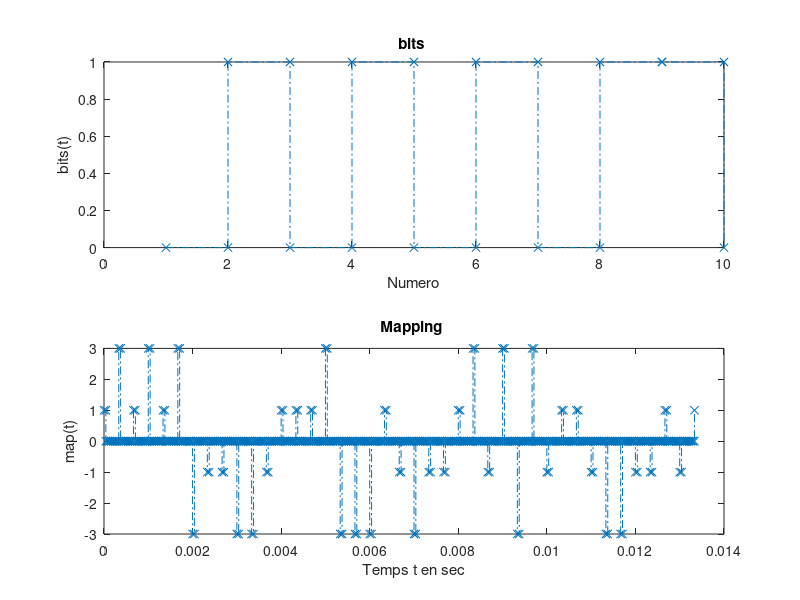
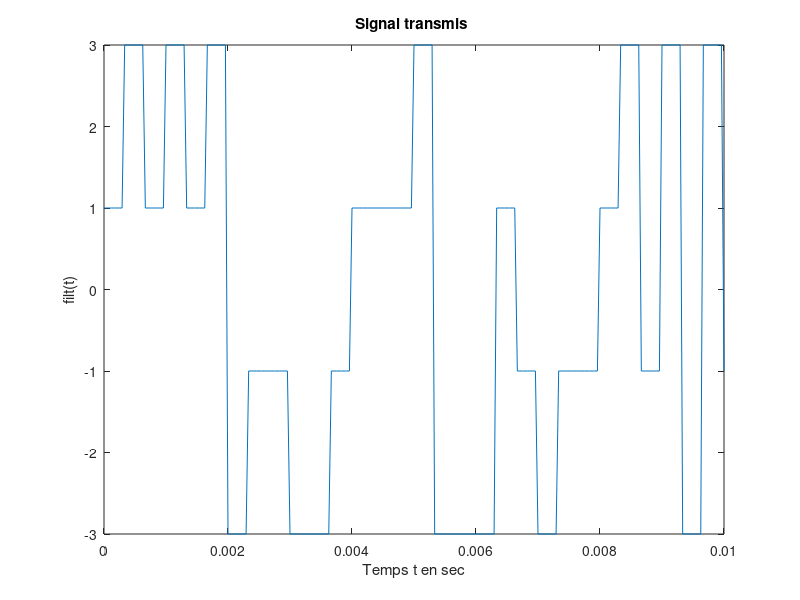
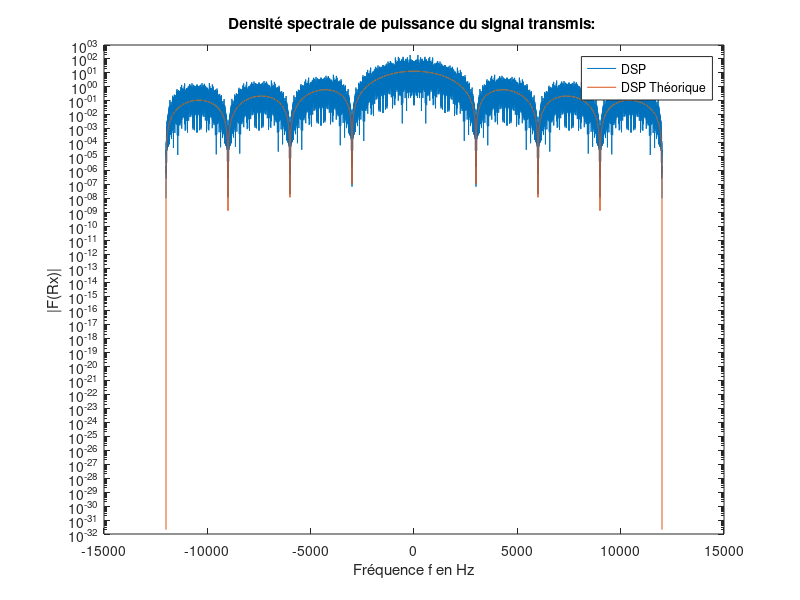
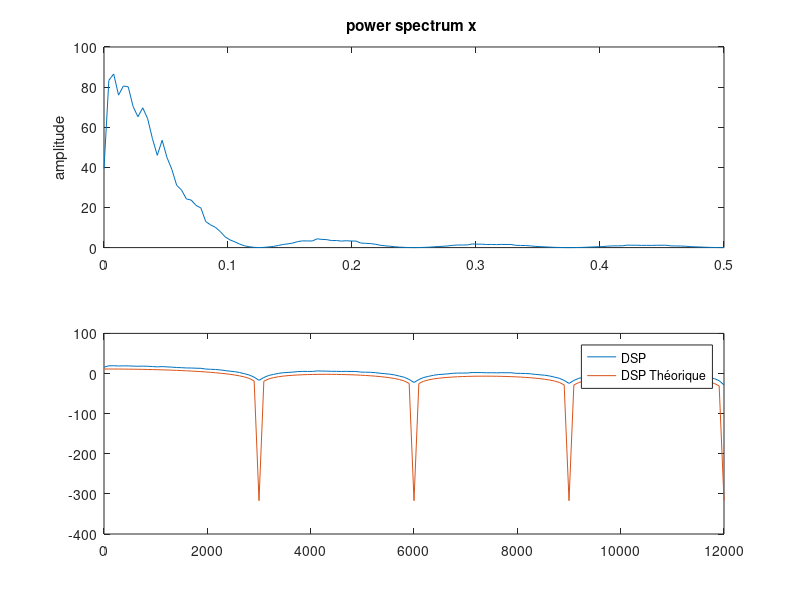

Source code (MATLAB) for these figures, in order:
clear all
close all

%% Paramètre du modulateur
Fe = 24000; %Frequence echantillonage
Te = 1/Fe;
Rb = 6000; % Debit binaire des bits
Tb = 1/Rb; % Temps de 1 bit
m = 2; %2 bit par symbole pour le mapping
Rs = Rb/m; % Debit des sumboles
Ts = 1/Rs; % Tenps d'un symbole
Ns = Fe*Ts; % Nombre d'échantillons par symbole

%% Information binaire a transmettre
N = 5000; %Nombre de bit a transmettre
Nt = N*Ns; %Nombre d'échantillon totale. On rajoute des zeros !
bits = randi([0, 1], 1, N); %Signal aleatoire de N bits.

%% Mapping 2 : Symbole 4-aires de moyenne nulle
ak = [-3, -1, 1, 3]; %Mapping 4-aires a moyenne nulle
map = reshape(bits, N/m, m); %m=2
map = bi2de(map)';
f = @(x) (ak(2)-ak(1))*x + ak(1);
map = f(map);

%% Surechantillonnage
map = kron(map, [1 zeros(1, Ns-1)]);

%%Filtrage de mise en forme
h = ones(1, Ns); %Reponse impulsionnelle de type rectangulaire de duree Ts=Ns*Te
filt = filter(h, 1, map); 

%% Plot
fig = figure(1);
subplot(211);
stairs(1:1:10, bits(1:10), '-.x');
xlabel('Numero');
ylabel('bits(t)');
title('bits ');
subplot(212);
stairs(0:Te:Te*(5*Ns)*Ns, map(1:5*Ns*Ns+1), '-.x');
xlabel('Temps t en sec');
ylabel('map(t)');
title('Mapping ');
saveas(fig, "figures/mod2_NRZ.png");

%% Signal transmis

fig = figure(2);
plot(0:Te:Te*(30*Ns), filt(1:30*Ns+1));
xlabel('Temps t en sec');
ylabel('filt(t)');
title('Signal transmis ');
saveas(fig, "figures/mod2_signal.png");

%% DSP theorique 
Sx_theo = @(f) Nt*Ts*sinc(f*Ts).^2;

%% DSP du signal transmis: Methode N7

fig = figure(3);
periodogramme_filt = 1/Nt * abs( fft(filt, 2^nextpow2(length(filt))) ).^2;
semilogy(linspace(-Fe/2, Fe/2, length(periodogramme_filt)), fftshift(periodogramme_filt));
hold on;
semilogy(linspace(-Fe/2, Fe/2, length(periodogramme_filt)), Sx_theo(linspace(-Fe/2, Fe/2, length(periodogramme_filt))));
xlabel('Fréquence f en Hz');
ylabel('|F(Rx)|');
legend("DSP", "DSP Théorique");
title('Densité spectrale de puissance du signal transmis: ');
hold off;
saveas(fig, "figures/mod2_DSP1.png");

%% DSP du signal transmis: Methode Welch

fig = figure(4);
subplot(211);
pwelch(filt);
subplot(212);
PSDx = 10*log10(pwelch(filt));
plot(linspace(0, Fe/2, length(PSDx)), PSDx);
hold on;
plot(linspace(0, Fe/2, length(PSDx)), 10*log10(Sx_theo(linspace(0, Fe/2, length(PSDx)))));
hold off;
legend("DSP", "DSP Théorique");
saveas(fig, "figures/mod2_DSP2.png");